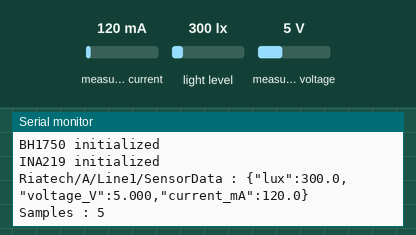
The sketch below on a simulated ESP32-C3. Parts: the last lines printed to the serial monitor. Inputs (shaded band) come from the test bench; at power-on: measured current 120 mA, light level 300 lx, measured voltage 5 V. WiFi joins after 1.5 s; servers stay silent unless stated; no MQTT or app messages arrive unless stated.

Above: at 2.7 s.
2.8 s: measured current set to 40 mA
At 4.1 s:
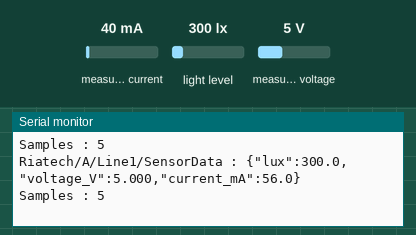
4.3 s: light level set to 40 lx
At 5.4 s:
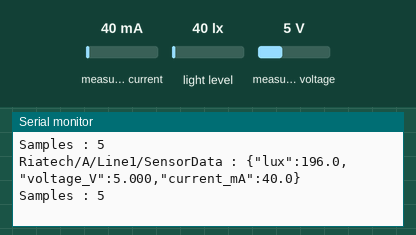
5.8 s: measured voltage set to 0.3 V
At 7.4 s:
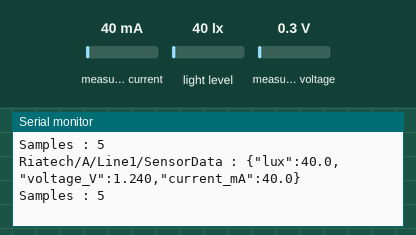
Timing chart, 0 to 8.9 s (numbered marks = the images above; inputs shaded):
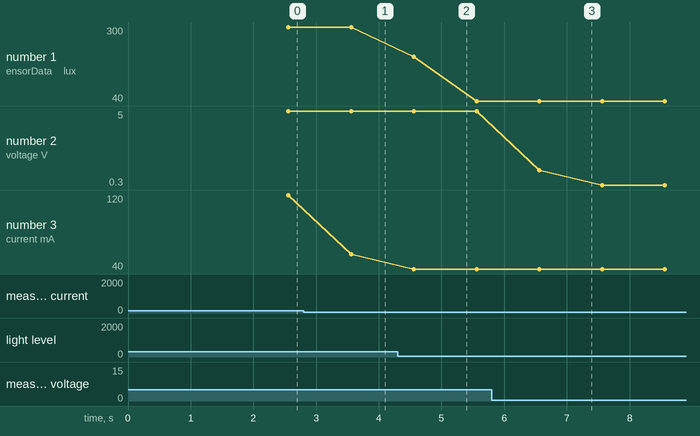

Measured:
- after the input at 2.8 s, the serial monitor: prints a new line after 0.76 s (image 1)
- after the input at 4.3 s, the serial monitor: prints a new line after 0.26 s (image 2)
- after the input at 5.8 s, the serial monitor: prints a new line after 0.76 s (image 3)
- plotted number 2: 5 → 0.3 after the input at 5.8 s
- plotted number 3: 120 → 56 after the input at 2.8 s

The sketch:

lolin_c3_mini_pub_sensors_data.ino
```cpp
#include <WiFi.h>
#include <PubSubClient.h>

#include <Wire.h>
#include <BH1750.h>
#include <Adafruit_INA219.h>

// ------------------------------------------------------------
// Sensor objects
// ------------------------------------------------------------
BH1750 lightMeter;
Adafruit_INA219 ina219;

// ------------------------------------------------------------
// Wi-Fi settings
// ------------------------------------------------------------
const char* ssid = "RiaSummer2G";
const char* password = "730124go";

// ------------------------------------------------------------
// MQTT settings
// ------------------------------------------------------------
const char* serverIPAddr = "192.168.2.8";
const int mqttPort = 1883;

const char* userId = "ship";
const char* userPw = "1234";
const char* clientId = "ria_lolin_c3_mini_01";

const char* topicSensorData = "Riatech/A/Line1/SensorData";

// ------------------------------------------------------------
// I2C settings
// ------------------------------------------------------------
const int I2C_SDA = 8;
const int I2C_SCL = 10;

// ------------------------------------------------------------
// Sampling / Average settings
// ------------------------------------------------------------
const unsigned long SAMPLE_INTERVAL_MS = 200;
const unsigned long AVERAGE_INTERVAL_MS = 1000;

unsigned long previousSampleTime = 0;
unsigned long averageStartTime = 0;

// ------------------------------------------------------------
// Average data
// ------------------------------------------------------------
float luxSum = 0.0;
float voltageSum = 0.0;
float currentSum = 0.0;
unsigned int sampleCount = 0;

// ------------------------------------------------------------
// MQTT objects
// ------------------------------------------------------------
WiFiClient wifiClient;
PubSubClient client(serverIPAddr, mqttPort, wifiClient);

void connectWiFi() {
    Serial.print("Connecting to ");
    Serial.println(ssid);

    WiFi.mode(WIFI_STA);
    WiFi.setTxPower(WIFI_POWER_8_5dBm);
    WiFi.begin(ssid, password);

    while (WiFi.status() != WL_CONNECTED) {
        Serial.print(".");
        delay(500);
    }

    Serial.println();
    Serial.println("Wi-Fi connected");

    Serial.print("Local IP address: ");
    Serial.println(WiFi.localIP());
}

void connectMQTT() {
    Serial.printf("Connecting to Broker (%s:%d)\n", serverIPAddr, mqttPort);

    while (!client.connected()) {
        if (client.connect(clientId, userId, userPw)) {
            Serial.println("Connected to Broker");
        } else {
            Serial.print("MQTT connection failed, state = ");
            Serial.println(client.state());
            delay(1000);
        }
    }
}

void initializeSensors() {
    Wire.begin(I2C_SDA, I2C_SCL, 400000);

    if (!lightMeter.begin()) {
        Serial.println("BH1750 initialization failed");

        while (true) {
            delay(1000);
        }
    }

    Serial.println("BH1750 initialized");

    if (!ina219.begin()) {
        Serial.println("INA219 initialization failed");

        while (true) {
            delay(1000);
        }
    }

    Serial.println("INA219 initialized");
}

void sampleSensorData() {
    float lux = lightMeter.readLightLevel();
    float voltage_V = ina219.getBusVoltage_V();
    float current_mA = ina219.getCurrent_mA();

    luxSum += lux;
    voltageSum += voltage_V;
    currentSum += current_mA;

    sampleCount++;
}

void publishAverageSensorData() {
    if (sampleCount == 0) {
        return;
    }

    float luxAvg = luxSum / sampleCount;
    float voltageAvg = voltageSum / sampleCount;
    float currentAvg = currentSum / sampleCount;

    char payload[128];

    snprintf(payload, sizeof(payload),
             "{\"lux\":%.1f,\"voltage_V\":%.3f,\"current_mA\":%.1f}",
             luxAvg, voltageAvg, currentAvg);

    bool published = client.publish(topicSensorData, payload);

    Serial.println();
    Serial.print(topicSensorData);
    Serial.print(" : ");
    Serial.println(payload);

    Serial.print("Samples : ");
    Serial.println(sampleCount);

    if (!published) {
        Serial.println("MQTT publish failed");
    }

    luxSum = 0.0;
    voltageSum = 0.0;
    currentSum = 0.0;
    sampleCount = 0;
}

void setup() {
    Serial.begin(115200);

    connectWiFi();
    connectMQTT();
    initializeSensors();

    unsigned long currentTime = millis();

    previousSampleTime = currentTime;
    averageStartTime = currentTime;
}

void loop() {
    if (WiFi.status() != WL_CONNECTED) {
        connectWiFi();
    }

    if (!client.connected()) {
        connectMQTT();
    }

    client.loop();

    unsigned long currentTime = millis();

    if (currentTime - previousSampleTime >= SAMPLE_INTERVAL_MS) {
        previousSampleTime = currentTime;
        sampleSensorData();
    }

    if (currentTime - averageStartTime >= AVERAGE_INTERVAL_MS) {
        averageStartTime = currentTime;
        publishAverageSensorData();
    }
}
```
